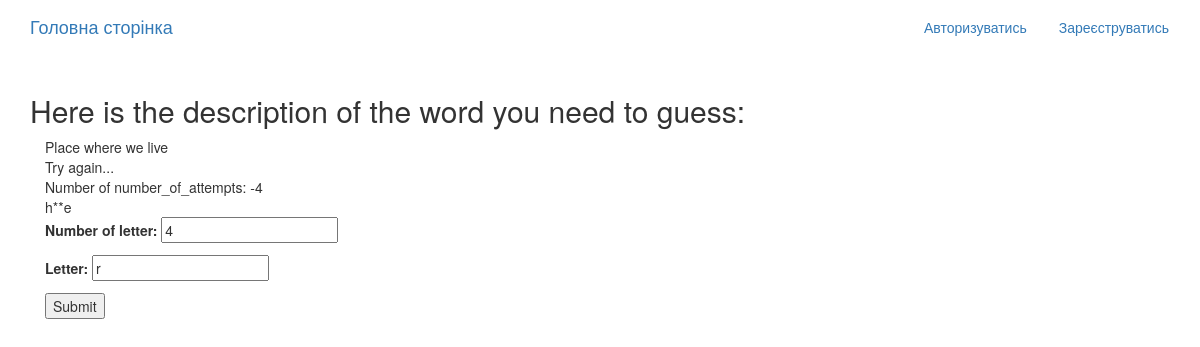
/game/descriptions/1/, run on the app's committed database.
### game_app/models.py (models this page shows, shortened)
class Word(models.Model):
    word = models.TextField()
    description = models.TextField()
    masked_word = models.CharField(max_length=100, blank=True, null=True)
    number_of_letter = models.IntegerField(null=True, blank=True)
    letter = models.CharField(max_length=1, blank=True, null=True)
    success = models.CharField(
        max_length=100,  # Adjust the max_length as needed
        default="You have guessed it!"
        )
    failure = models.CharField(
        max_length=100,  # Adjust the max_length as needed
        default="Try again..."
        )
    call_to_action = models.CharField(
        max_length=100,  # Adjust the max_length as needed
        default="Ok make your choise now!"
        )
    number_of_attempts = models.IntegerField(default=3)
    you_win = models.CharField(
        max_length=100,  # Adjust the max_length as needed
        default="Congrats! You have GUESSED IT!!!!"
)
    game_over = models.CharField(
        max_length=100,  # Adjust the max_length as needed
        default="Game Over. Try again!"
)
    def process_reply(self):
        if self.number_of_letter and self.letter:
            if self.word[self.number_of_letter -1] == self.letter:
                temp_list = list(self.masked_word)
                temp_list[self.number_of_letter -1] = self.letter
                self.masked_word = "".join(temp_list)
                self.save()
                if self.word == self.masked_word:
                    return self.you_win
                else:
                    return self.success
            elif self.number_of_attempts == 1:
                return self.game_over
            else:
                return self.failure
        else:
            if not self.number_of_letter and not self.letter:
                return self.call_to_action

### game_app/views.py (the view, shortened to what this page needs)
# urls.py: path('descriptions/<int:pk>/', views.GuessingPage.as_view(), name = 'guessing_page'),
class GuessingPage(generic.DetailView):
    model = Word
    template_name = 'game_app/guessing_page.html'  # Create an HTML template to display the group details
    context_object_name = 'puzzle'
    def get_context_data(self, **kwargs):
        context = super().get_context_data(**kwargs)
        context['form'] = LetterForm(instance=self.object)
        return context

### game_app/forms.py
class LetterForm(forms.ModelForm):
    class Meta:
        model = Word
        fields = ['number_of_letter', 'letter']

### game_app/templates/game_app/guessing_page.html (shortened to what this page needs)
{% extends "base.html" %}
{% block content %}
  <h2>Here is the description of the word you need to guess:</h2>
  <div class="container">
    {{ puzzle.description }}
    <br>
    {{ puzzle.process_reply }}
    <br>
    Number of number_of_attempts: {{puzzle.number_of_attempts }}
    <br>
    {{ puzzle.masked_word }}
    <br>
    <form method="post">
      {{ form.as_p }}
      <button type="submit">Submit</button>
    </form>
{% endblock %}

### data on the page
Word: description "Place where we live", process_reply "Try again...", number_of_attempts "-4", masked_word "h**e"
